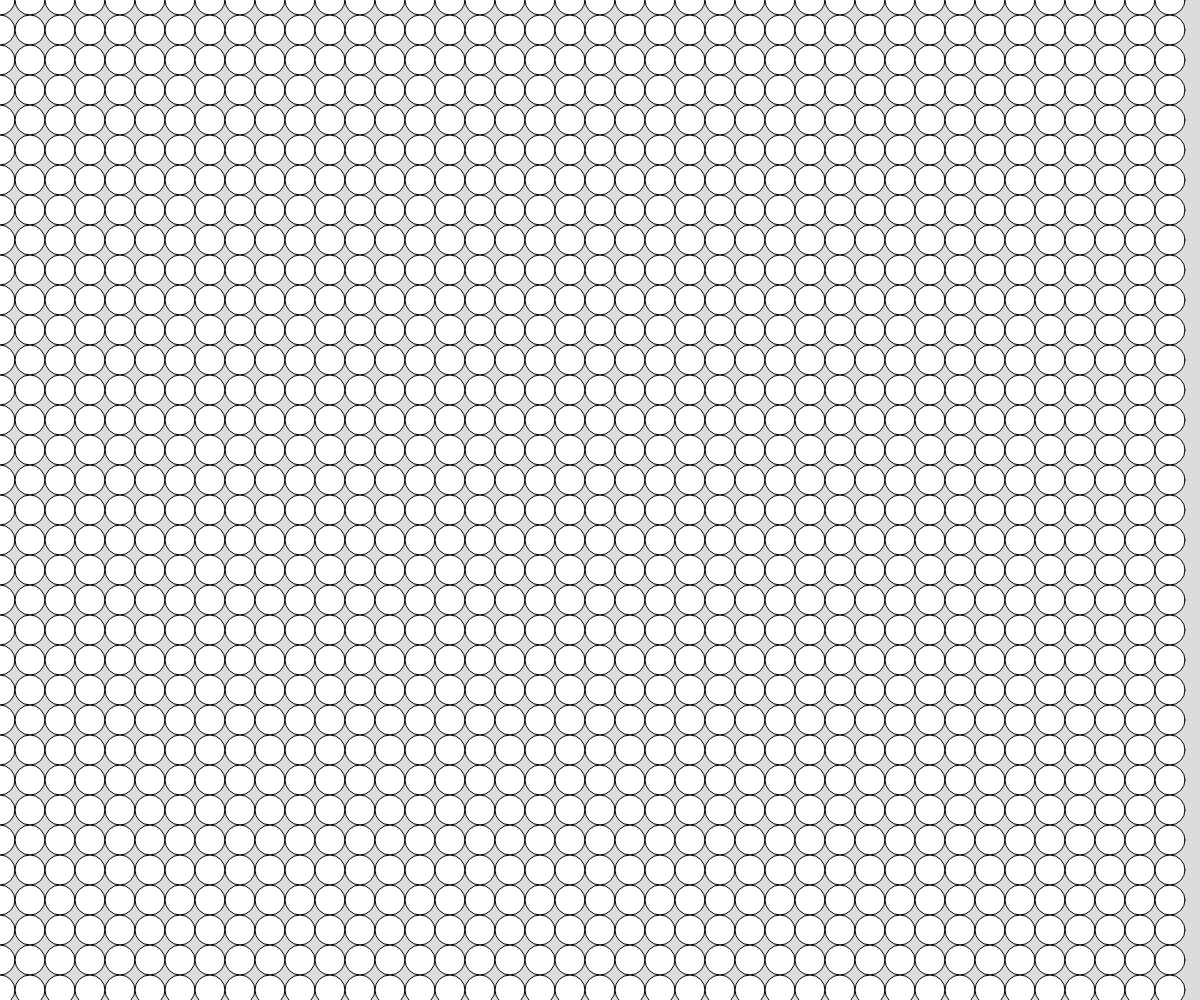
Frame 1 (no input)
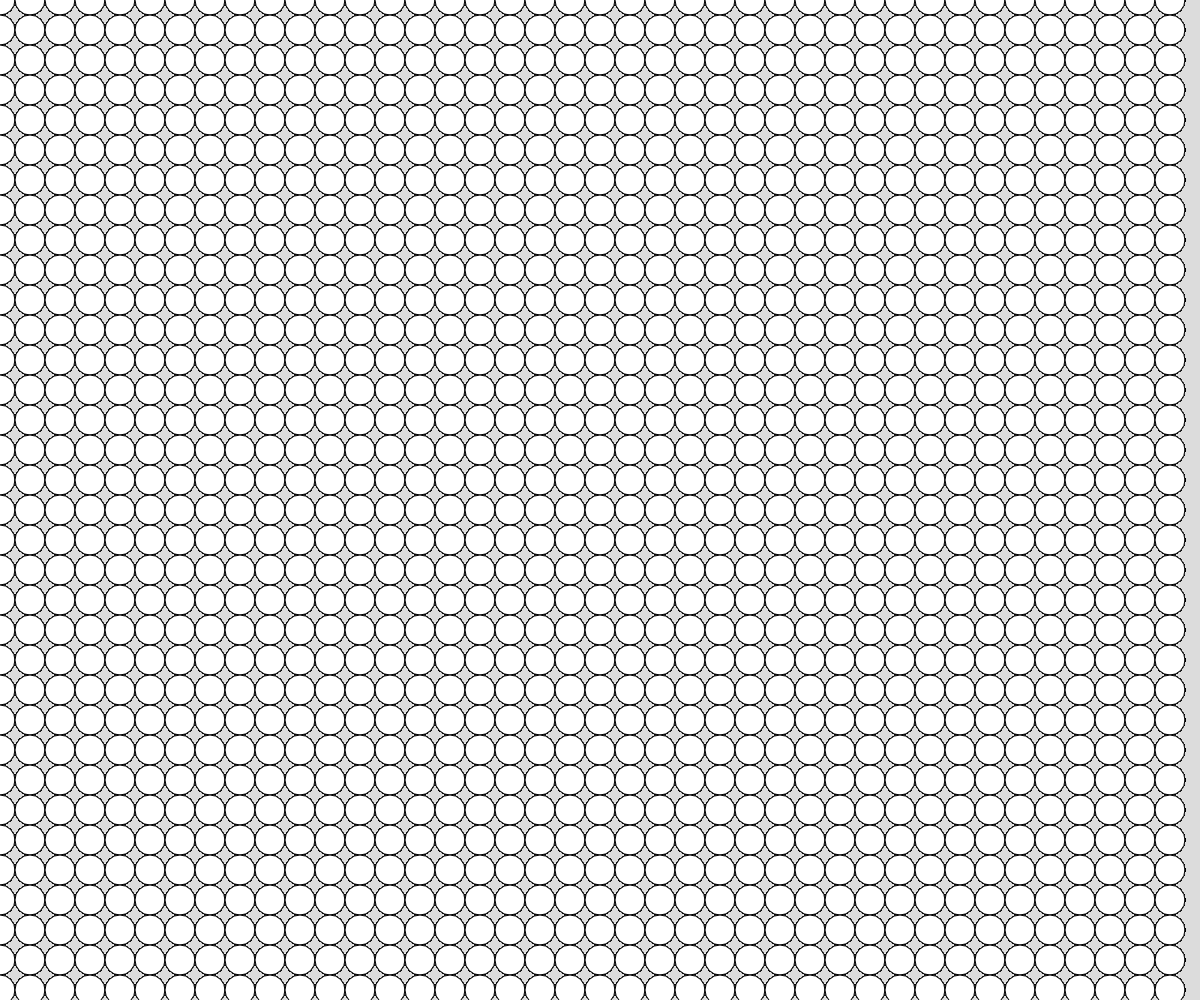
Frame 60 (no input)
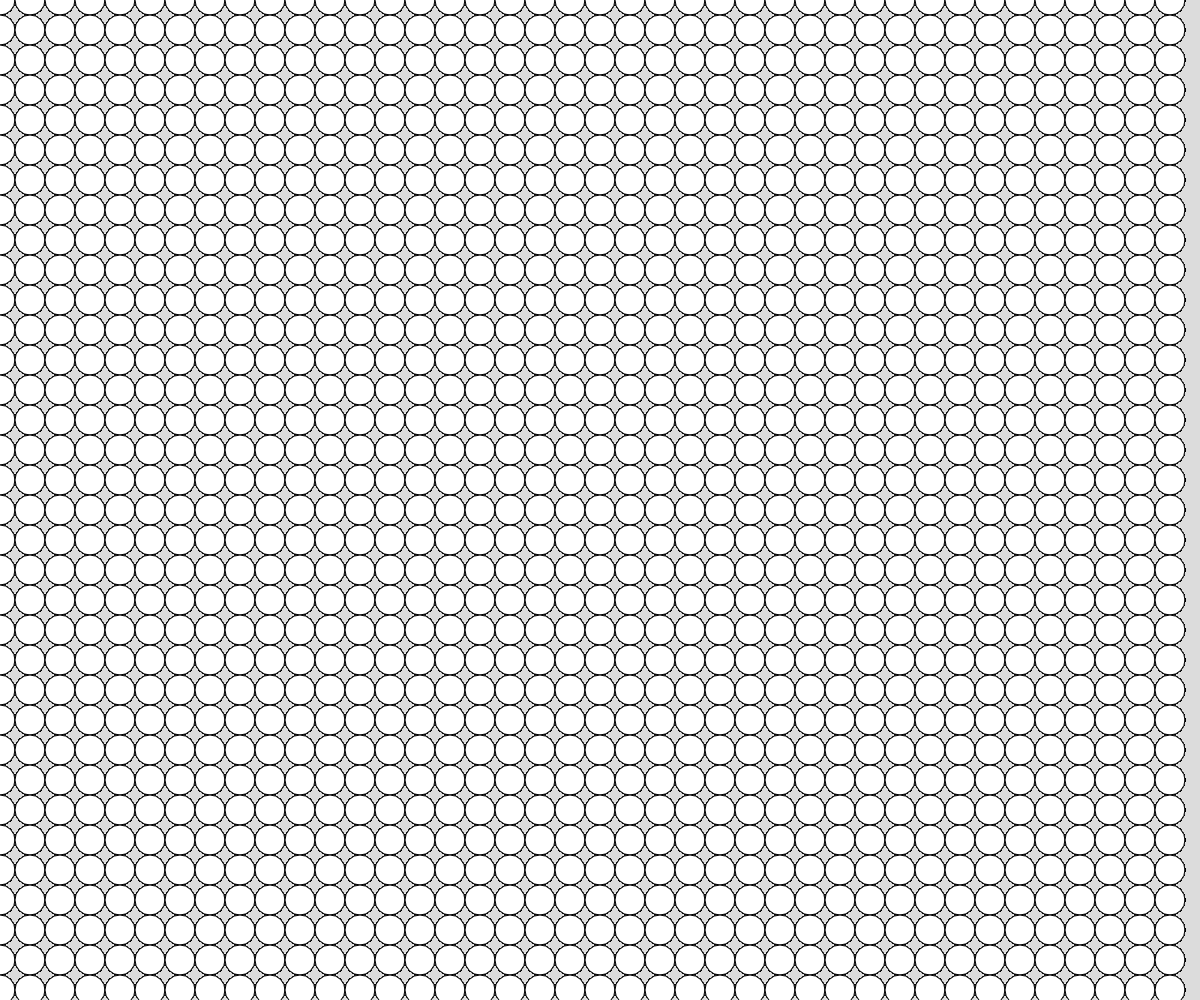
Frame 120 (the mouse pressed at the canvas centre since frame 60)

The p5.js sketch that drew these frames (run headless with seeded random() and noise() and a simulated clock; from frame 60 on, the mouse is pressed at the canvas centre):

// p5.js sketch
// ── sketch.js
let size = 30
function setup() {
  createCanvas(innerWidth,innerHeight);
  background(220);
}

function draw() {
  
  for(let i=0; i<width; i=i+size){
    for(let j=0; j<height; j=j+size){
      ellipse(i,j,size,size)
    }
  }
}
